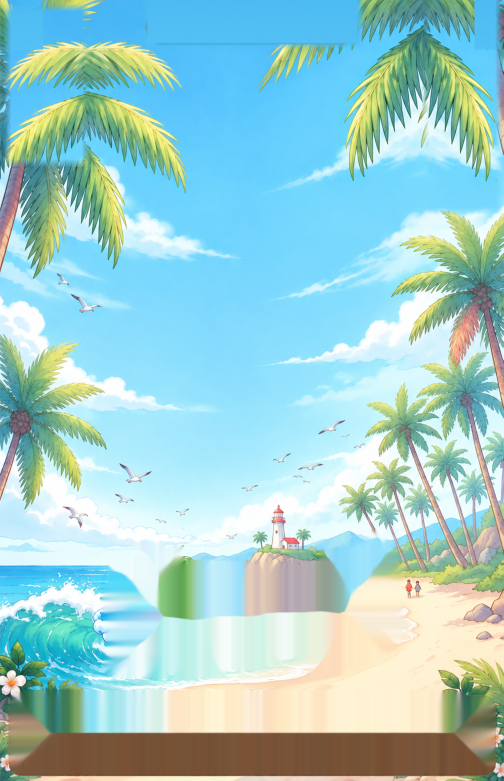
#> input picture assets/ui/menu-bg.png, 1007 x 1562 px (shown at 1/2 size)
$ python cut_backdrop_layers.py
#> lines starting #> are read from the running program, lines starting #| are printed output that depends on the picture
# -*- coding: utf-8 -*-
"""从纯背景切分层动效素材到 assets/ui/backdrop/：云团、海鸥、可平铺浪花带。

- 云/海鸥用「与局部天空色的距离」做 alpha（smoothstep 两阈值，边缘天然软）；
- 需要横向无缝平铺的（云条/浪花带）用「原图 + 水平镜像」拼成周期条，
  镜像交界无接缝，UV RepeatWrapping 循环位移时循环边界不跳变；
- 全部取自背景的干净区（不碰补图区），海鸥取三只不同姿态供错峰飞入。

用法：D:/python/python.exe tools/cut_backdrop_layers.py
"""
import os

import cv2
import numpy as np

ROOT = os.path.dirname(os.path.dirname(os.path.abspath(__file__)))
BG = os.path.join(ROOT, 'assets', 'ui', 'menu-bg.png')
MOCK = os.path.join(ROOT, 'tools', 'badge_matte_src', 'mainmenu-mockup.png')
OUT = os.path.join(ROOT, 'assets', 'ui', 'backdrop')

CLOUD_T = (10, 26)      # 与天空亮度差的 smoothstep 双阈值（缺省）
GULL_T = (22, 48)       # 与天空色距的 smoothstep 双阈值
CLOUDS = {'cloud_a': ((240, 420, 480, 525), CLOUD_T),
          'cloud_b': ((520, 555, 780, 650), (5, 16))}   # 高空卷云对比度低，阈值单独放低
GULLS = {'gull_a': (133, 573, 207, 630), 'gull_b': (230, 920, 310, 980), 'gull_c': (628, 843, 692, 882)}
FOAM_ROWS = (1330, 1374)     # 浪花弧 + 湿沙；取合成图（纯背景此处是补图平滑带）
FOAM_X = (150, 550)          # 让开底栏四角的前景花，否则镜像平铺后花成对出现


def read(path: str) -> np.ndarray:
#> called with path = 'assets/ui/menu-bg.png'
    return cv2.imdecode(np.fromfile(path, dtype=np.uint8), cv2.IMREAD_COLOR)
#> returned value is the input picture: shape (1562, 1007, 3); mean B, G, R 207, 205.4, 157.7


def write(path: str, img: np.ndarray) -> None:
    ok, buf = cv2.imencode('.png', img)
    if not ok:
        raise SystemExit('编码失败 ' + path)
    buf.tofile(path)


def smooth01(t: np.ndarray) -> np.ndarray:
    t = np.clip(t, 0, 1)
    return t * t * (3 - 2 * t)


def key_alpha(patch_bgr: np.ndarray, mode: str, thr=None) -> np.ndarray:
    """patch 内按「与天空的差异」出 alpha。云看亮度差，海鸥看色距。"""
    f = patch_bgr.astype(np.float32)
    sky = np.median(f.reshape(-1, 3)[::7], axis=0)          # 矩形内天空占多数，中位数即天空
    if mode == 'cloud':
        d = f.mean(axis=2) - sky.mean()
        t0, t1 = thr or CLOUD_T
    else:
        d = np.sqrt(((f - sky) ** 2).sum(axis=2))
        t0, t1 = GULL_T
    return smooth01((d - t0) / (t1 - t0))


def cut_sprite(bg: np.ndarray, rect, mode: str, thr=None) -> np.ndarray:
    x0, y0, x1, y1 = rect
    patch = bg[y0:y1, x0:x1]
    a = key_alpha(patch, mode, thr)
    a = cv2.GaussianBlur(a, (0, 0), 0.8)
    ys, xs = np.where(a > 0.04)
    if len(xs) == 0:
        raise SystemExit(f'{rect} 掩码为空')
    tx0, tx1, ty0, ty1 = xs.min(), xs.max() + 1, ys.min(), ys.max() + 1
    rgb = cv2.cvtColor(patch[ty0:ty1, tx0:tx1], cv2.COLOR_BGR2RGB)
    alpha = (a[ty0:ty1, tx0:tx1] * 255).astype(np.uint8)
    return np.dstack([rgb, alpha]).astype(np.uint8)


def mirror_strip(half: np.ndarray) -> np.ndarray:
    """原图 + 水平镜像 → 横向周期无缝条。half 可为 BGRA 或 BGR。"""
    return np.concatenate([half, half[:, ::-1]], axis=1)


def main() -> None:
    bg = read(BG)
    os.makedirs(OUT, exist_ok=True)
    for name, (rect, thr) in CLOUDS.items():
        sprite = cut_sprite(bg, rect, 'cloud', thr)
        strip = mirror_strip(sprite)
        write(os.path.join(OUT, name + '.png'), sprite)
        write(os.path.join(OUT, name + '_strip.png'), strip)
        print(name, 'sprite', sprite.shape[:2], 'strip', strip.shape[:2])
#> this loop made 2 passes
#> (tx0 in cut_sprite, tx1 in cut_sprite, ty0 in cut_sprite, ty1 in cut_sprite) on passes 1 to 2: (0, 229, 2, 100), (24, 260, 0, 95)
#> pass 1, in cut_sprite, `patch = bg[y0:y1, x0:x1]`:
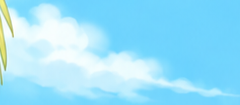
#> patch: shape (105, 240, 3); mean B, G, R 251, 225.4, 154.8
#> pass 1, in key_alpha, `d = f.mean(axis=2) - sky.mean()`:
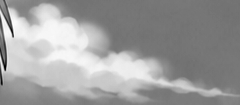
#> d: shape (105, 240) float32; min -62, max 54.67, mean 10.1; drawn with min black and max white
#> pass 1, in smooth01, `t = np.clip(t, 0, 1)`:
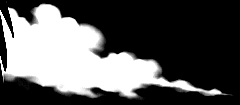
#> t: shape (105, 240) float32; min 0, max 1, mean 0.355
#> after the loop:
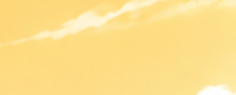
#> sprite: shape (95, 236, 4); mean B, G, R, A 139.9, 223.4, 253.3, 31.4
    for name, rect in GULLS.items():
        sprite = cut_sprite(bg, rect, 'gull')
        write(os.path.join(OUT, name + '.png'), sprite)
        print(name, sprite.shape[:2])
#> this loop made 3 passes
#> (tx0 in cut_sprite, tx1 in cut_sprite, ty0 in cut_sprite, ty1 in cut_sprite) on passes 1 to 3: (0, 74, 2, 54), (0, 74, 5, 48), (8, 64, 0, 33)
#> pass 1, in cut_sprite (call 3), `patch = bg[y0:y1, x0:x1]`:
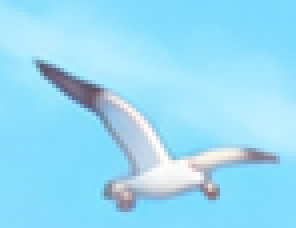
#> patch: shape (57, 74, 3) (shown 4 times larger); mean B, G, R 245.5, 219.7, 151.4
#> pass 1, in key_alpha (call 3), `d = np.sqrt(((f - sky) ** 2).sum(axis=2))`:
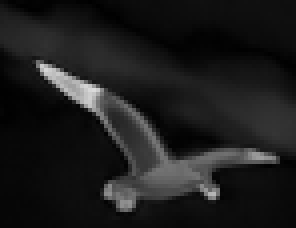
#> d: shape (57, 74) float32 (shown 4 times larger); min 0, max 219.3, mean 28.7
#> pass 1, in smooth01 (call 3), `t = np.clip(t, 0, 1)`:
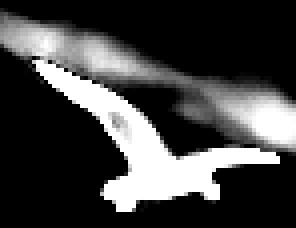
#> t: shape (57, 74) float32 (shown 4 times larger); min 0, max 1, mean 0.261
    foam = read(MOCK)[FOAM_ROWS[0]:FOAM_ROWS[1], FOAM_X[0]:FOAM_X[1]]
    write(os.path.join(OUT, 'foam_strip.png'), mirror_strip(foam))
    print('foam_strip', mirror_strip(foam).shape[:2])


if __name__ == '__main__':
#> (the run stopped early here; a loop or call above may not have finished)

$ run again, with assets/ui/shop-popup-generated.png copied over assets/ui/menu-bg.png
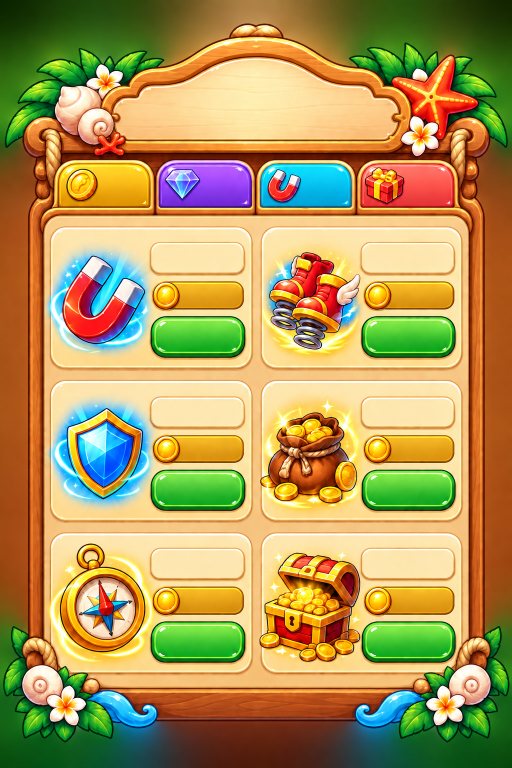
#> input picture assets/ui/shop-popup-generated.png, 1024 x 1536 px (shown at 1/2 size)
#> in read, returned value is the input picture: shape (1536, 1024, 3); mean B, G, R 88.2, 151.4, 174.5
#> the loop in main, `for name, (rect, thr) in CLOUDS.items():` made 2 passes
#> (tx0 in cut_sprite, tx1 in cut_sprite, ty0 in cut_sprite, ty1 in cut_sprite) on passes 1 to 2: (0, 240, 14, 84), (0, 260, 0, 95)
#> pass 1, in smooth01, `t = np.clip(t, 0, 1)`:
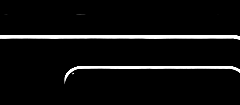
#> t: shape (105, 240) float32; min 0, max 1, mean 0.0565
#> the loop in main, `for name, rect in GULLS.items():` made 3 passes
#> (tx1 in cut_sprite, ty1 in cut_sprite) on passes 1 to 3: (74, 57), (80, 60), (64, 39)
#> pass 1, in key_alpha (call 3), `d = np.sqrt(((f - sky) ** 2).sum(axis=2))`:
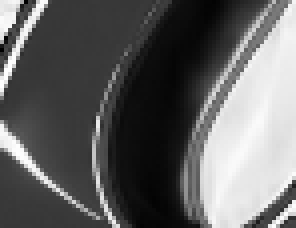
#> d: shape (57, 74) float32 (shown 4 times larger); min 51.66, max 298.5, mean 146.9; drawn with min black and max white
